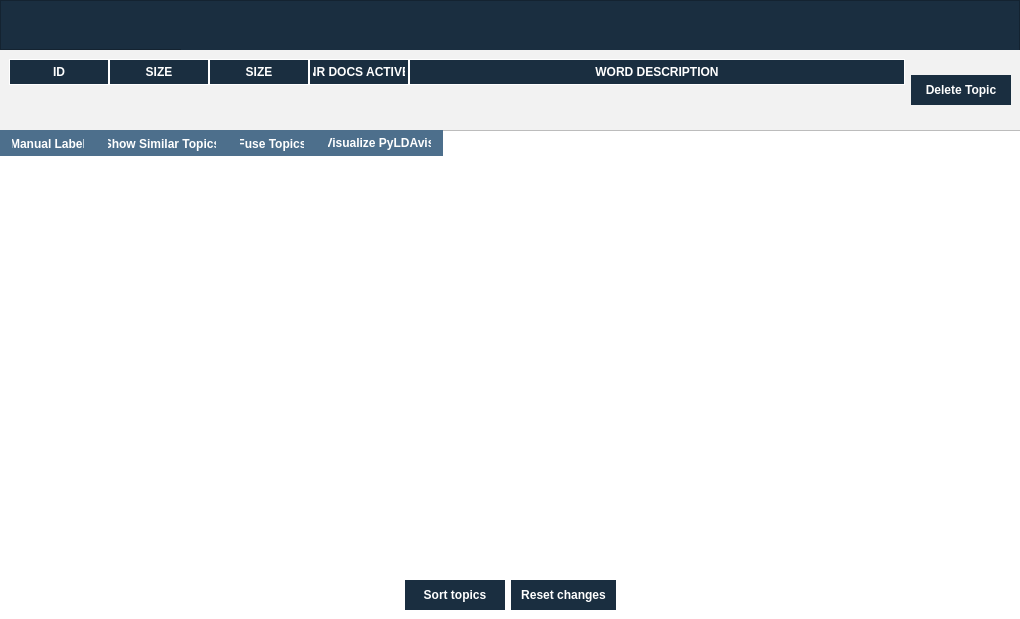
<?xml version="1.0" encoding="UTF-8"?>
<ui version="4.0">
 <class>Dialog</class>
 <widget class="QDialog" name="Dialog">
  <property name="geometry">
   <rect>
    <x>0</x>
    <y>0</y>
    <width>1020</width>
    <height>619</height>
   </rect>
  </property>
  <property name="windowTitle">
   <string>UTLIT/TM</string>
  </property>
  <property name="windowIcon">
   <iconset>
    <normaloff>../resources/images/fuzzy_training4.png</normaloff>../resources/images/fuzzy_training4.png</iconset>
  </property>
  <layout class="QVBoxLayout" name="verticalLayout_2">
   <property name="spacing">
    <number>0</number>
   </property>
   <property name="leftMargin">
    <number>0</number>
   </property>
   <property name="topMargin">
    <number>0</number>
   </property>
   <property name="rightMargin">
    <number>0</number>
   </property>
   <property name="bottomMargin">
    <number>0</number>
   </property>
   <item>
    <widget class="QFrame" name="background">
     <property name="styleSheet">
      <string notr="true">/* Tooltip */
QToolTip {
	color: #ffffff;
	background-color: #8FA4BF;
	border: 1px solid #1A2E40;
	background-image: none;
	background-position: left center;
    background-repeat: no-repeat;
	border: none;
	border-left: 2px solid #1A2E40;
	text-align: left;
	padding-left: 8px;
	margin: 0px;
}

/* Left Menu and title*/
#frame_top {	
	background-color: #1A2E40;
}

#frame_top_bar_right {	
	background-color: #1A2E40;
}

#frame_top_bar_left {	
	background-color: #1A2E40;
}


#frame_left_top_bar {
	background-color: transparent;
}

#frame_right_top_bar {
	background-color: transparent;
}

#frame_content{	
	background-color: #FFFFFF;
}



</string>
     </property>
     <property name="frameShape">
      <enum>QFrame::NoFrame</enum>
     </property>
     <property name="frameShadow">
      <enum>QFrame::Raised</enum>
     </property>
     <layout class="QVBoxLayout" name="verticalLayout_24">
      <property name="spacing">
       <number>0</number>
      </property>
      <property name="leftMargin">
       <number>0</number>
      </property>
      <property name="topMargin">
       <number>0</number>
      </property>
      <property name="rightMargin">
       <number>0</number>
      </property>
      <property name="bottomMargin">
       <number>0</number>
      </property>
      <item>
       <widget class="QFrame" name="frame_top">
        <property name="minimumSize">
         <size>
          <width>0</width>
          <height>50</height>
         </size>
        </property>
        <property name="maximumSize">
         <size>
          <width>16777215</width>
          <height>50</height>
         </size>
        </property>
        <property name="frameShape">
         <enum>QFrame::StyledPanel</enum>
        </property>
        <property name="frameShadow">
         <enum>QFrame::Raised</enum>
        </property>
        <layout class="QHBoxLayout" name="horizontalLayout_29">
         <property name="spacing">
          <number>0</number>
         </property>
         <property name="leftMargin">
          <number>0</number>
         </property>
         <property name="topMargin">
          <number>0</number>
         </property>
         <property name="rightMargin">
          <number>0</number>
         </property>
         <property name="bottomMargin">
          <number>0</number>
         </property>
         <item>
          <widget class="QFrame" name="frame_top_bar_left">
           <property name="minimumSize">
            <size>
             <width>180</width>
             <height>0</height>
            </size>
           </property>
           <property name="maximumSize">
            <size>
             <width>180</width>
             <height>16777215</height>
            </size>
           </property>
           <property name="frameShape">
            <enum>QFrame::NoFrame</enum>
           </property>
           <property name="frameShadow">
            <enum>QFrame::Raised</enum>
           </property>
           <layout class="QVBoxLayout" name="verticalLayout_6">
            <property name="spacing">
             <number>0</number>
            </property>
            <property name="leftMargin">
             <number>0</number>
            </property>
            <property name="topMargin">
             <number>0</number>
            </property>
            <property name="rightMargin">
             <number>0</number>
            </property>
            <property name="bottomMargin">
             <number>0</number>
            </property>
            <item>
             <widget class="QFrame" name="title_frame">
              <property name="minimumSize">
               <size>
                <width>0</width>
                <height>50</height>
               </size>
              </property>
              <property name="maximumSize">
               <size>
                <width>16777215</width>
                <height>50</height>
               </size>
              </property>
              <property name="frameShape">
               <enum>QFrame::NoFrame</enum>
              </property>
              <property name="frameShadow">
               <enum>QFrame::Raised</enum>
              </property>
              <layout class="QHBoxLayout" name="horizontalLayout_14">
               <property name="spacing">
                <number>0</number>
               </property>
               <property name="leftMargin">
                <number>0</number>
               </property>
               <property name="topMargin">
                <number>0</number>
               </property>
               <property name="rightMargin">
                <number>0</number>
               </property>
               <property name="bottomMargin">
                <number>0</number>
               </property>
               <item>
                <widget class="QLabel" name="label_logo_2">
                 <property name="text">
                  <string/>
                 </property>
                </widget>
               </item>
               <item>
                <widget class="QLabel" name="label_title_2">
                 <property name="text">
                  <string/>
                 </property>
                </widget>
               </item>
              </layout>
             </widget>
            </item>
           </layout>
          </widget>
         </item>
         <item>
          <widget class="QFrame" name="frame_top_bar_right">
           <property name="minimumSize">
            <size>
             <width>0</width>
             <height>50</height>
            </size>
           </property>
           <property name="maximumSize">
            <size>
             <width>16777215</width>
             <height>50</height>
            </size>
           </property>
           <property name="frameShape">
            <enum>QFrame::NoFrame</enum>
           </property>
           <property name="frameShadow">
            <enum>QFrame::Raised</enum>
           </property>
           <layout class="QHBoxLayout" name="horizontalLayout_18">
            <property name="spacing">
             <number>-1</number>
            </property>
            <property name="leftMargin">
             <number>12</number>
            </property>
            <property name="topMargin">
             <number>12</number>
            </property>
            <property name="rightMargin">
             <number>12</number>
            </property>
            <property name="bottomMargin">
             <number>12</number>
            </property>
            <item>
             <widget class="QFrame" name="frame_left_top_bar">
              <property name="minimumSize">
               <size>
                <width>0</width>
                <height>50</height>
               </size>
              </property>
              <property name="maximumSize">
               <size>
                <width>16777215</width>
                <height>50</height>
               </size>
              </property>
              <property name="frameShape">
               <enum>QFrame::StyledPanel</enum>
              </property>
              <property name="frameShadow">
               <enum>QFrame::Raised</enum>
              </property>
             </widget>
            </item>
            <item>
             <widget class="QFrame" name="frame_right_top_bar">
              <property name="minimumSize">
               <size>
                <width>0</width>
                <height>50</height>
               </size>
              </property>
              <property name="maximumSize">
               <size>
                <width>16777215</width>
                <height>50</height>
               </size>
              </property>
              <property name="frameShape">
               <enum>QFrame::StyledPanel</enum>
              </property>
              <property name="frameShadow">
               <enum>QFrame::Raised</enum>
              </property>
             </widget>
            </item>
           </layout>
          </widget>
         </item>
        </layout>
       </widget>
      </item>
      <item>
       <widget class="QFrame" name="frame_content">
        <property name="frameShape">
         <enum>QFrame::NoFrame</enum>
        </property>
        <property name="frameShadow">
         <enum>QFrame::Raised</enum>
        </property>
        <layout class="QVBoxLayout" name="verticalLayout">
         <property name="spacing">
          <number>0</number>
         </property>
         <property name="leftMargin">
          <number>0</number>
         </property>
         <property name="topMargin">
          <number>0</number>
         </property>
         <property name="rightMargin">
          <number>0</number>
         </property>
         <property name="bottomMargin">
          <number>0</number>
         </property>
         <item>
          <widget class="QFrame" name="frame_upper_top">
           <property name="maximumSize">
            <size>
             <width>16777215</width>
             <height>80</height>
            </size>
           </property>
           <property name="styleSheet">
            <string notr="true">background-color: #F2F2F2;
border:none;</string>
           </property>
           <property name="frameShape">
            <enum>QFrame::StyledPanel</enum>
           </property>
           <property name="frameShadow">
            <enum>QFrame::Raised</enum>
           </property>
           <layout class="QHBoxLayout" name="horizontalLayout">
            <item>
             <widget class="QTableWidget" name="tableWidget_trained_models_topics">
              <property name="styleSheet">
               <string notr="true">QTableWidget {	
	background-color: #F2F2F2;
	padding: 0px;
	border-radius: 5px;
	font: 87 12pt &quot;Avenir&quot;;
	gridline-color:#FFFFFF;
}
QTableWidget::item{
	padding-left: 5px;
	padding-right: 5px;
	background-color: #F2F2F2;
	color:black;
	gridline-color:#FFFFFF;
}
QTableWidget::item:selected{
	background-color: #4D6F8C;
}
QScrollBar:horizontal {
	background: #4D6F8C;
    border: none;
    height: 2px;
	margin: 0px 2px 0 2px;
}
 QScrollBar:vertical {
    background: #4D6F8C;
    border: none;
    width: 2px;
    margin: 2px 0 2px 0;
	border-radius: 0px;
 }

QHeaderView::section:horizontal
{
	background-color: #1A2E40;
	padding: 3px;
    border-bottom: 1px solid #FFFFFF;
    border-right: 1px solid #FFFFFF;
    border-top: 1px solid #FFFFFF;
    border-left: 1px solid #FFFFFF;
	color:white;
}

</string>
              </property>
              <attribute name="horizontalHeaderStretchLastSection">
               <bool>true</bool>
              </attribute>
              <attribute name="verticalHeaderVisible">
               <bool>false</bool>
              </attribute>
              <column>
               <property name="text">
                <string>ID</string>
               </property>
               <property name="font">
                <font>
                 <weight>75</weight>
                 <bold>true</bold>
                </font>
               </property>
              </column>
              <column>
               <property name="text">
                <string>SIZE</string>
               </property>
               <property name="font">
                <font>
                 <weight>75</weight>
                 <bold>true</bold>
                </font>
               </property>
              </column>
              <column>
               <property name="text">
                <string>SIZE</string>
               </property>
               <property name="font">
                <font>
                 <weight>75</weight>
                 <bold>true</bold>
                </font>
               </property>
              </column>
              <column>
               <property name="text">
                <string>NR DOCS ACTIVE</string>
               </property>
               <property name="font">
                <font>
                 <weight>75</weight>
                 <bold>true</bold>
                </font>
               </property>
              </column>
              <column>
               <property name="text">
                <string>WORD DESCRIPTION</string>
               </property>
               <property name="font">
                <font>
                 <weight>75</weight>
                 <bold>true</bold>
                </font>
               </property>
              </column>
             </widget>
            </item>
            <item>
             <widget class="QPushButton" name="pushButton">
              <property name="minimumSize">
               <size>
                <width>100</width>
                <height>30</height>
               </size>
              </property>
              <property name="styleSheet">
               <string notr="true">QPushButton {
	background-color: #1A2E40;
	font: 87 13pt &quot;Avenir&quot;;
	font-weight: bold;
	color: #FFFFFF;
}
QPushButton:hover {
	background-color: #4D6F8C;
 }
QPushButton:pressed {	
	background-color: #4D6F8C;
}

</string>
              </property>
              <property name="text">
               <string>Delete Topic</string>
              </property>
             </widget>
            </item>
           </layout>
          </widget>
         </item>
         <item>
          <widget class="QTabWidget" name="tabWidget_curation">
           <property name="styleSheet">
            <string notr="true">QTabWidget::pane {
    background: transparent;
    border:0;
}


QTabBar::tab {
    background: #4D6F8C;
	font: 87 13pt &quot;Avenir&quot;;
	font-weight: bold;
	color: #FFFFFF;
}</string>
           </property>
           <property name="currentIndex">
            <number>3</number>
           </property>
           <property name="documentMode">
            <bool>true</bool>
           </property>
           <widget class="QWidget" name="ManalLabel">
            <attribute name="title">
             <string>Manual Label</string>
            </attribute>
           </widget>
           <widget class="QWidget" name="tab">
            <attribute name="title">
             <string>Show Similar Topics</string>
            </attribute>
           </widget>
           <widget class="QWidget" name="tab_2">
            <attribute name="title">
             <string>Fuse Topics</string>
            </attribute>
           </widget>
           <widget class="QWidget" name="tab_3">
            <attribute name="title">
             <string>Visualize PyLDAvis</string>
            </attribute>
           </widget>
          </widget>
         </item>
         <item>
          <widget class="QFrame" name="frame_bottom_download_corpus">
           <property name="sizePolicy">
            <sizepolicy hsizetype="Preferred" vsizetype="Fixed">
             <horstretch>0</horstretch>
             <verstretch>0</verstretch>
            </sizepolicy>
           </property>
           <property name="maximumSize">
            <size>
             <width>16777215</width>
             <height>60</height>
            </size>
           </property>
           <property name="styleSheet">
            <string notr="true">border:none;</string>
           </property>
           <property name="frameShape">
            <enum>QFrame::StyledPanel</enum>
           </property>
           <property name="frameShadow">
            <enum>QFrame::Raised</enum>
           </property>
           <layout class="QHBoxLayout" name="horizontalLayout_8">
            <item>
             <spacer name="horizontalSpacer_7">
              <property name="orientation">
               <enum>Qt::Horizontal</enum>
              </property>
              <property name="sizeHint" stdset="0">
               <size>
                <width>40</width>
                <height>20</height>
               </size>
              </property>
             </spacer>
            </item>
            <item>
             <widget class="QPushButton" name="pushButton_2">
              <property name="sizePolicy">
               <sizepolicy hsizetype="Minimum" vsizetype="Fixed">
                <horstretch>0</horstretch>
                <verstretch>0</verstretch>
               </sizepolicy>
              </property>
              <property name="minimumSize">
               <size>
                <width>100</width>
                <height>30</height>
               </size>
              </property>
              <property name="styleSheet">
               <string notr="true">QPushButton {
	background-color: #1A2E40;
	font: 87 13pt &quot;Avenir&quot;;
	font-weight: bold;
	color: #FFFFFF;
}
QPushButton:hover {
	background-color: #4D6F8C;
 }
QPushButton:pressed {	
	background-color: #4D6F8C;
}

</string>
              </property>
              <property name="text">
               <string>Sort topics</string>
              </property>
             </widget>
            </item>
            <item>
             <widget class="QPushButton" name="pushButton_create_tm_corpus">
              <property name="minimumSize">
               <size>
                <width>0</width>
                <height>30</height>
               </size>
              </property>
              <property name="styleSheet">
               <string notr="true">QPushButton {
	background-color: #1A2E40;
	font: 87 13pt &quot;Avenir&quot;;
	font-weight: bold;
	color: #FFFFFF;
}
QPushButton:hover {
	background-color: #4D6F8C;
 }
QPushButton:pressed {	
	background-color: #4D6F8C;
}

</string>
              </property>
              <property name="text">
               <string>   Reset changes   </string>
              </property>
             </widget>
            </item>
            <item>
             <spacer name="horizontalSpacer_6">
              <property name="orientation">
               <enum>Qt::Horizontal</enum>
              </property>
              <property name="sizeHint" stdset="0">
               <size>
                <width>40</width>
                <height>20</height>
               </size>
              </property>
             </spacer>
            </item>
           </layout>
          </widget>
         </item>
        </layout>
       </widget>
      </item>
     </layout>
    </widget>
   </item>
  </layout>
 </widget>
 <resources/>
 <connections/>
</ui>
